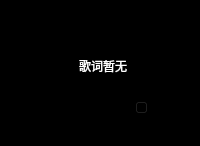
         <widget class="QWidget" name="page_8">
          <property name="styleSheet">
           <string notr="true">background-color: rgb(0, 0, 0);</string>
          </property>
          <layout class="QHBoxLayout" name="horizontalLayout_7" stretch="1,2">
           <property name="spacing">
            <number>0</number>
           </property>
           <property name="leftMargin">
            <number>0</number>
           </property>
           <property name="topMargin">
            <number>0</number>
           </property>
           <property name="rightMargin">
            <number>0</number>
           </property>
           <property name="bottomMargin">
            <number>0</number>
           </property>
           <item>
            <widget class="QFrame" name="frame_19">
             <property name="frameShape">
              <enum>QFrame::StyledPanel</enum>
             </property>
             <property name="frameShadow">
              <enum>QFrame::Raised</enum>
             </property>
             <widget class="QLabel" name="label_58">
              <property name="geometry">
               <rect>
                <x>30</x>
                <y>170</y>
                <width>241</width>
                <height>211</height>
               </rect>
              </property>
              <property name="styleSheet">
               <string notr="true">#label_58
{
	border-image: url(:/background/pushubottom/question.png);
	border-top-left-radius:90px;
	border-top-right-radius:90px;
border-bottom-left-radius:90px;
	border-bottom-right-radius:90px;
}</string>
              </property>
              <property name="text">
               <string/>
              </property>
             </widget>
            </widget>
           </item>
           <item>
            <widget class="QFrame" name="frame_20">
             <property name="styleSheet">
              <string notr="true"/>
             </property>
             <property name="frameShape">
              <enum>QFrame::StyledPanel</enum>
             </property>
             <property name="frameShadow">
              <enum>QFrame::Raised</enum>
             </property>
             <layout class="QVBoxLayout" name="verticalLayout_9" stretch="1,2">
              <property name="spacing">
               <number>0</number>
              </property>
              <property name="leftMargin">
               <number>0</number>
              </property>
              <property name="topMargin">
               <number>0</number>
              </property>
              <property name="rightMargin">
               <number>40</number>
              </property>
              <property name="bottomMargin">
               <number>0</number>
              </property>
              <item>
               <widget class="QFrame" name="frame_21">
                <property name="styleSheet">
                 <string notr="true"/>
                </property>
                <property name="frameShape">
                 <enum>QFrame::StyledPanel</enum>
                </property>
                <property name="frameShadow">
                 <enum>QFrame::Raised</enum>
                </property>
                <widget class="QLabel" name="label_59">
                 <property name="geometry">
                  <rect>
                   <x>90</x>
                   <y>30</y>
                   <width>101</width>
                   <height>41</height>
                  </rect>
                 </property>
                 <property name="styleSheet">
                  <string notr="true">color: rgb(255, 255, 255);
font: 15pt &quot;华文楷体&quot;;</string>
                 </property>
                 <property name="text">
                  <string>歌曲名：</string>
                 </property>
                </widget>
                <widget class="QLabel" name="label_60">
                 <property name="geometry">
                  <rect>
                   <x>200</x>
                   <y>30</y>
                   <width>211</width>
                   <height>41</height>
                  </rect>
                 </property>
                 <property name="styleSheet">
                  <string notr="true">color: rgb(255, 255, 255);
font: 15pt &quot;华文楷体&quot;;</string>
                 </property>
                 <property name="text">
                  <string>无</string>
                 </property>
                </widget>
                <widget class="QLabel" name="label_61">
                 <property name="geometry">
                  <rect>
                   <x>90</x>
                   <y>100</y>
                   <width>61</width>
                   <height>16</height>
                  </rect>
                 </property>
                 <property name="styleSheet">
                  <string notr="true">color: rgb(255, 255, 255);
font: 10pt &quot;华文楷体&quot;;</string>
                 </property>
                 <property name="text">
                  <string>歌手名：</string>
                 </property>
                </widget>
                <widget class="QLabel" name="label_62">
                 <property name="geometry">
                  <rect>
                   <x>170</x>
                   <y>100</y>
                   <width>101</width>
                   <height>16</height>
                  </rect>
                 </property>
                 <property name="styleSheet">
                  <string notr="true">color: rgb(255, 255, 255);
font: 10pt &quot;华文楷体&quot;;</string>
                 </property>
                 <property name="text">
                  <string>暂无</string>
                 </property>
                </widget>
                <widget class="QLabel" name="label_63">
                 <property name="geometry">
                  <rect>
                   <x>260</x>
                   <y>100</y>
                   <width>61</width>
                   <height>16</height>
                  </rect>
                 </property>
                 <property name="styleSheet">
                  <string notr="true">color: rgb(255, 255, 255);
font: 10pt &quot;华文楷体&quot;;</string>
                 </property>
                 <property name="text">
                  <string>专辑：</string>
                 </property>
                </widget>
                <widget class="QLabel" name="label_64">
                 <property name="geometry">
                  <rect>
                   <x>310</x>
                   <y>100</y>
                   <width>181</width>
                   <height>16</height>
                  </rect>
                 </property>
                 <property name="styleSheet">
                  <string notr="true">color: rgb(255, 255, 255);
font: 10pt &quot;华文楷体&quot;;</string>
                 </property>
                 <property name="text">
                  <string>暂无</string>
                 </property>
                </widget>
               </widget>
              </item>
              <item>
               <widget class="QFrame" name="frame_22">
                <property name="styleSheet">
                 <string notr="true"/>
                </property>
                <property name="frameShape">
                 <enum>QFrame::StyledPanel</enum>
                </property>
                <property name="frameShadow">
                 <enum>QFrame::Raised</enum>
                </property>
                <layout class="QGridLayout" name="gridLayout_15">
                 <item row="2" column="0">
                  <widget class="QLabel" name="label_lc_3">
                   <property name="styleSheet">
                    <string notr="true">color: rgb(255, 0, 0);
font: 15pt &quot;华文楷体&quot;;</string>
                   </property>
                   <property name="text">
                    <string/>
                   </property>
                   <property name="alignment">
                    <set>Qt::AlignCenter</set>
                   </property>
                  </widget>
                 </item>
                 <item row="4" column="0">
                  <widget class="QLabel" name="label_lc_5">
                   <property name="styleSheet">
                    <string notr="true">color: rgb(255, 255, 255);
font: 12pt &quot;华文楷体&quot;;</string>
                   </property>
                   <property name="text">
                    <string/>
                   </property>
                   <property name="alignment">
                    <set>Qt::AlignCenter</set>
                   </property>
                  </widget>
                 </item>
                 <item row="3" column="0">
                  <widget class="QLabel" name="label_lc_4">
                   <property name="styleSheet">
                    <string notr="true">color: rgb(255, 255, 255);
font: 12pt &quot;华文楷体&quot;;</string>
                   </property>
                   <property name="text">
                    <string/>
                   </property>
                   <property name="alignment">
                    <set>Qt::AlignCenter</set>
                   </property>
                  </widget>
                 </item>
                 <item row="0" column="0">
                  <widget class="QLabel" name="label_lc_1">
                   <property name="toolTip">
                    <string>&lt;html&gt;&lt;head/&gt;&lt;body&gt;&lt;p align=&quot;center&quot;&gt;&lt;br/&gt;&lt;/p&gt;&lt;/body&gt;&lt;/html&gt;</string>
                   </property>
                   <property name="layoutDirection">
                    <enum>Qt::LeftToRight</enum>
                   </property>
                   <property name="styleSheet">
                    <string notr="true">color: rgb(255, 255, 255);
font: 12pt &quot;华文楷体&quot;;
</string>
                   </property>
                   <property name="text">
                    <string/>
                   </property>
                   <property name="alignment">
                    <set>Qt::AlignCenter</set>
                   </property>
                  </widget>
                 </item>
                 <item row="1" column="0">
                  <widget class="QLabel" name="label_lc_2">
                   <property name="styleSheet">
                    <string notr="true">color: rgb(255, 255, 255);
font: 12pt &quot;华文楷体&quot;;</string>
                   </property>
                   <property name="text">
                    <string>歌词暂无</string>
                   </property>
                   <property name="alignment">
                    <set>Qt::AlignCenter</set>
                   </property>
                  </widget>
                 </item>
                 <item row="1" column="1" rowspan="3">
                  <widget class="QSlider" name="verticalSlider_2">
                   <property name="styleSheet">
                    <string notr="true"/>
                   </property>
                   <property name="orientation">
                    <enum>Qt::Vertical</enum>
                   </property>
                  </widget>
                 </item>
                </layout>
               </widget>
              </item>
             </layout>
            </widget>
           </item>
          </layout>
         </widget>
